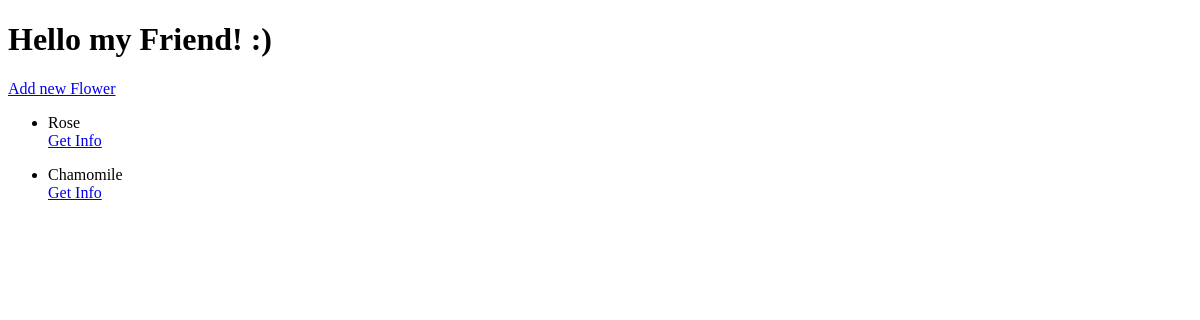
/blog/flowers, run on an earlier commit of the app's database.
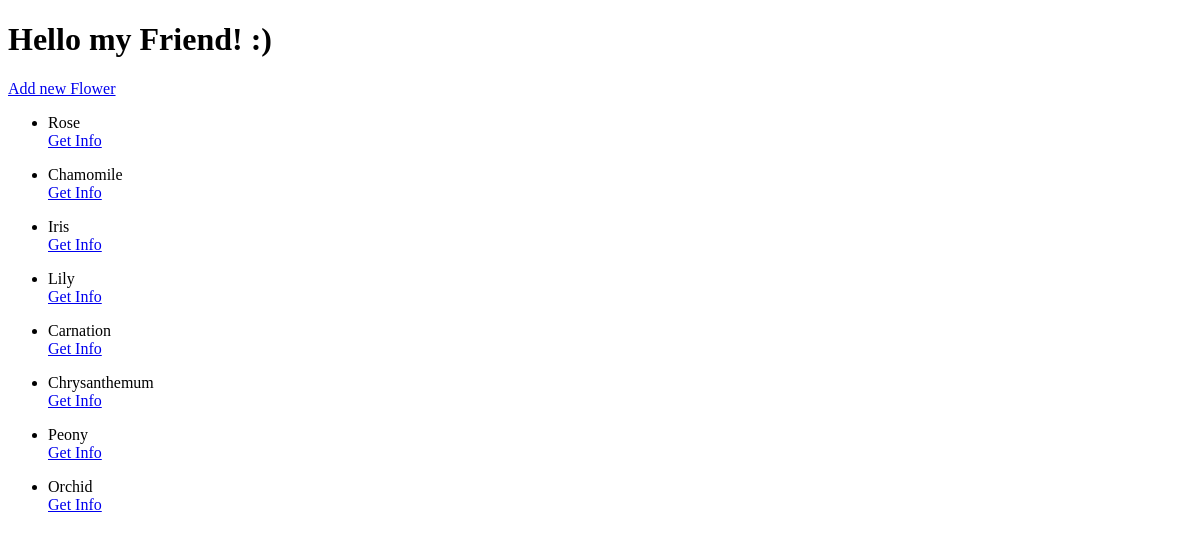
And on a later commit of the database.
### blogapp/models.py (models this page shows, shortened)
class Flower(models.Model):
    name = models.CharField(max_length=100)
    color = models.CharField(max_length=20)
    image = models.ImageField(upload_to='flowers/', null=True, blank=True)

### blogapp/views.py (the view)
# urls.py: path('flowers', FlowersView, name='flowers_url'),
def FlowersView(request):
    color = request.GET.get('color')
    if color is not None:
        flowers_all = Flower.objects.filter(color=color.capitalize())
    else:
        flowers_all = Flower.objects.all()
    context = {
        'flowers': flowers_all,
        'message': 'Hello my Friend! :)'
    }
    return render(request=request, template_name='flowers_template.html', context=context)

### templates/flowers_template.html (shortened to what this page needs)
<!DOCTYPE html>
<html lang="en">
<head>
</head>
<body>
    <h1>{{ message }}</h1>
    <a href="{% url 'flower_create_url' %}">Add new Flower</a>
    <ul>
        {% for flower in flowers %}
        <li>
            <p>
                {{ flower.name }}
                <br>
                <a href="{% url 'flowers_detail_url' flower.id %}">Get Info</a>
            </p>
        </li>
        {% endfor %}
    </ul>
</body>
</html>

What changed in the data, as far as the page shows it:
added Flower: name "Iris"
added Flower: name "Lily"
added Flower: name "Carnation"
added Flower: name "Chrysanthemum"
added Flower: name "Peony"
added Flower: name "Orchid"
